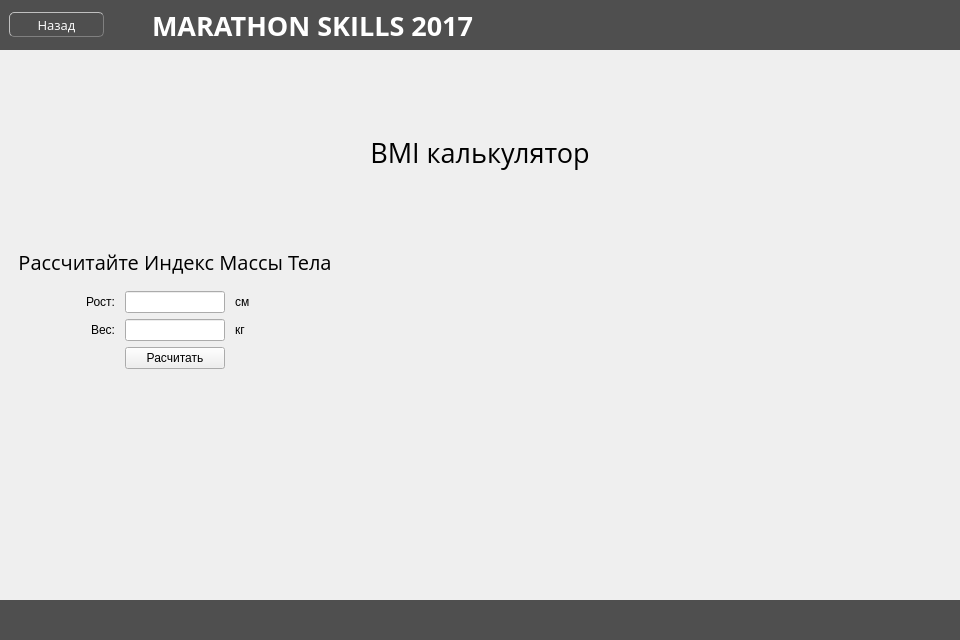
<?xml version="1.0" encoding="UTF-8"?>
<ui version="4.0">
 <class>BMI</class>
 <widget class="QWidget" name="BMI">
  <property name="geometry">
   <rect>
    <x>0</x>
    <y>0</y>
    <width>960</width>
    <height>640</height>
   </rect>
  </property>
  <property name="minimumSize">
   <size>
    <width>960</width>
    <height>640</height>
   </size>
  </property>
  <property name="windowTitle">
   <string>Marathon Skills 2017</string>
  </property>
  <layout class="QVBoxLayout" name="verticalLayout">
   <property name="leftMargin">
    <number>0</number>
   </property>
   <property name="topMargin">
    <number>0</number>
   </property>
   <property name="rightMargin">
    <number>0</number>
   </property>
   <property name="bottomMargin">
    <number>0</number>
   </property>
   <item>
    <widget class="QWidget" name="widget" native="true">
     <property name="minimumSize">
      <size>
       <width>0</width>
       <height>50</height>
      </size>
     </property>
     <property name="maximumSize">
      <size>
       <width>16777215</width>
       <height>50</height>
      </size>
     </property>
     <property name="layoutDirection">
      <enum>Qt::LeftToRight</enum>
     </property>
     <property name="styleSheet">
      <string notr="true">background-color: rgb(79, 79, 79);</string>
     </property>
     <layout class="QHBoxLayout" name="horizontalLayout_2">
      <item>
       <widget class="QPushButton" name="pushButton">
        <property name="minimumSize">
         <size>
          <width>95</width>
          <height>25</height>
         </size>
        </property>
        <property name="maximumSize">
         <size>
          <width>80</width>
          <height>25</height>
         </size>
        </property>
        <property name="font">
         <font>
          <family>Open Sans</family>
          <pointsize>10</pointsize>
         </font>
        </property>
        <property name="cursor">
         <cursorShape>PointingHandCursor</cursorShape>
        </property>
        <property name="styleSheet">
         <string notr="true">border-style: outset;
border-width: 1px;
border-radius: 5px;
border-color: beige;
min-width: 7em;
padding: 1px;
border-color: grey;
color: white;</string>
        </property>
        <property name="text">
         <string>Назад</string>
        </property>
       </widget>
      </item>
      <item>
       <widget class="QLabel" name="label">
        <property name="minimumSize">
         <size>
          <width>0</width>
          <height>0</height>
         </size>
        </property>
        <property name="maximumSize">
         <size>
          <width>16777215</width>
          <height>50</height>
         </size>
        </property>
        <property name="font">
         <font>
          <family>Open Sans</family>
          <pointsize>20</pointsize>
          <weight>75</weight>
          <bold>true</bold>
         </font>
        </property>
        <property name="layoutDirection">
         <enum>Qt::RightToLeft</enum>
        </property>
        <property name="styleSheet">
         <string notr="true">color: white
</string>
        </property>
        <property name="text">
         <string>      MARATHON SKILLS 2017</string>
        </property>
        <property name="alignment">
         <set>Qt::AlignLeading|Qt::AlignLeft|Qt::AlignVCenter</set>
        </property>
       </widget>
      </item>
     </layout>
    </widget>
   </item>
   <item>
    <widget class="QWidget" name="widget_2" native="true">
     <layout class="QFormLayout" name="formLayout_2">
      <property name="labelAlignment">
       <set>Qt::AlignCenter</set>
      </property>
      <property name="formAlignment">
       <set>Qt::AlignCenter</set>
      </property>
      <item row="1" column="0">
       <widget class="QWidget" name="widget_3" native="true">
        <layout class="QFormLayout" name="formLayout">
         <property name="labelAlignment">
          <set>Qt::AlignCenter</set>
         </property>
         <property name="formAlignment">
          <set>Qt::AlignCenter</set>
         </property>
         <item row="0" column="0" colspan="2">
          <widget class="QLabel" name="label_10">
           <property name="font">
            <font>
             <family>Open Sans</family>
             <pointsize>15</pointsize>
            </font>
           </property>
           <property name="text">
            <string>&lt;html&gt;&lt;head/&gt;&lt;body&gt;&lt;p align=&quot;center&quot;&gt;Рассчитайте Индекс Массы Тела&lt;/p&gt;&lt;/body&gt;&lt;/html&gt;</string>
           </property>
           <property name="alignment">
            <set>Qt::AlignCenter</set>
           </property>
          </widget>
         </item>
         <item row="1" column="0" colspan="2">
          <widget class="QWidget" name="widget_5" native="true">
           <layout class="QGridLayout" name="gridLayout">
            <property name="bottomMargin">
             <number>10</number>
            </property>
            <property name="horizontalSpacing">
             <number>10</number>
            </property>
            <property name="verticalSpacing">
             <number>6</number>
            </property>
            <item row="0" column="1">
             <widget class="QLineEdit" name="lineEdit">
              <property name="minimumSize">
               <size>
                <width>100</width>
                <height>0</height>
               </size>
              </property>
              <property name="maximumSize">
               <size>
                <width>100</width>
                <height>16777215</height>
               </size>
              </property>
              <property name="inputMethodHints">
               <set>Qt::ImhNone</set>
              </property>
              <property name="maxLength">
               <number>3</number>
              </property>
             </widget>
            </item>
            <item row="2" column="1">
             <widget class="QLineEdit" name="lineEdit_2">
              <property name="minimumSize">
               <size>
                <width>100</width>
                <height>0</height>
               </size>
              </property>
              <property name="maximumSize">
               <size>
                <width>100</width>
                <height>16777215</height>
               </size>
              </property>
              <property name="inputMethodHints">
               <set>Qt::ImhNone</set>
              </property>
              <property name="maxLength">
               <number>3</number>
              </property>
             </widget>
            </item>
            <item row="0" column="0">
             <widget class="QLabel" name="label_4">
              <property name="text">
               <string>Рост:</string>
              </property>
              <property name="alignment">
               <set>Qt::AlignRight|Qt::AlignTrailing|Qt::AlignVCenter</set>
              </property>
             </widget>
            </item>
            <item row="2" column="0">
             <widget class="QLabel" name="label_5">
              <property name="text">
               <string>Вес:</string>
              </property>
              <property name="alignment">
               <set>Qt::AlignRight|Qt::AlignTrailing|Qt::AlignVCenter</set>
              </property>
             </widget>
            </item>
            <item row="2" column="2">
             <widget class="QLabel" name="label_8">
              <property name="text">
               <string>кг</string>
              </property>
             </widget>
            </item>
            <item row="3" column="1">
             <widget class="QPushButton" name="pushButton_2">
              <property name="text">
               <string>Расчитать</string>
              </property>
             </widget>
            </item>
            <item row="0" column="2">
             <widget class="QLabel" name="label_7">
              <property name="text">
               <string>см</string>
              </property>
             </widget>
            </item>
           </layout>
          </widget>
         </item>
        </layout>
       </widget>
      </item>
      <item row="0" column="0" colspan="2">
       <widget class="QLabel" name="label_2">
        <property name="minimumSize">
         <size>
          <width>0</width>
          <height>50</height>
         </size>
        </property>
        <property name="maximumSize">
         <size>
          <width>16777215</width>
          <height>50</height>
         </size>
        </property>
        <property name="font">
         <font>
          <family>Open Sans</family>
          <pointsize>20</pointsize>
         </font>
        </property>
        <property name="text">
         <string>BMI калькулятор</string>
        </property>
        <property name="alignment">
         <set>Qt::AlignCenter</set>
        </property>
       </widget>
      </item>
      <item row="1" column="1">
       <widget class="QWidget" name="widget_4" native="true">
        <layout class="QFormLayout" name="formLayout_4">
         <property name="labelAlignment">
          <set>Qt::AlignCenter</set>
         </property>
         <property name="formAlignment">
          <set>Qt::AlignCenter</set>
         </property>
         <property name="horizontalSpacing">
          <number>10</number>
         </property>
         <property name="verticalSpacing">
          <number>10</number>
         </property>
         <property name="leftMargin">
          <number>0</number>
         </property>
         <property name="topMargin">
          <number>0</number>
         </property>
         <property name="rightMargin">
          <number>0</number>
         </property>
         <property name="bottomMargin">
          <number>0</number>
         </property>
         <item row="0" column="0" colspan="2">
          <widget class="QWidget" name="widget_7" native="true">
           <layout class="QHBoxLayout" name="horizontalLayout_3">
            <item>
             <widget class="QLabel" name="pixmap">
              <property name="minimumSize">
               <size>
                <width>200</width>
                <height>250</height>
               </size>
              </property>
              <property name="maximumSize">
               <size>
                <width>200</width>
                <height>250</height>
               </size>
              </property>
              <property name="text">
               <string/>
              </property>
              <property name="pixmap">
               <pixmap resource="res.qrc">:/images/bmi-healthy-icon.png</pixmap>
              </property>
              <property name="scaledContents">
               <bool>true</bool>
              </property>
              <property name="alignment">
               <set>Qt::AlignCenter</set>
              </property>
             </widget>
            </item>
           </layout>
          </widget>
         </item>
         <item row="1" column="0" colspan="2">
          <widget class="QWidget" name="widget_8" native="true">
           <layout class="QFormLayout" name="formLayout_5">
            <property name="labelAlignment">
             <set>Qt::AlignCenter</set>
            </property>
            <property name="formAlignment">
             <set>Qt::AlignCenter</set>
            </property>
            <item row="0" column="0">
             <widget class="QLabel" name="number">
              <property name="font">
               <font>
                <family>Open Sans</family>
                <pointsize>25</pointsize>
               </font>
              </property>
              <property name="layoutDirection">
               <enum>Qt::LeftToRight</enum>
              </property>
              <property name="text">
               <string/>
              </property>
              <property name="alignment">
               <set>Qt::AlignCenter</set>
              </property>
             </widget>
            </item>
            <item row="0" column="1">
             <widget class="QLabel" name="word">
              <property name="maximumSize">
               <size>
                <width>400</width>
                <height>16777215</height>
               </size>
              </property>
              <property name="font">
               <font>
                <family>Open Sans</family>
                <pointsize>25</pointsize>
                <weight>75</weight>
                <bold>true</bold>
               </font>
              </property>
              <property name="layoutDirection">
               <enum>Qt::LeftToRight</enum>
              </property>
              <property name="text">
               <string/>
              </property>
              <property name="alignment">
               <set>Qt::AlignCenter</set>
              </property>
             </widget>
            </item>
           </layout>
          </widget>
         </item>
        </layout>
       </widget>
      </item>
     </layout>
    </widget>
   </item>
   <item>
    <widget class="QWidget" name="lower_pamel" native="true">
     <property name="minimumSize">
      <size>
       <width>960</width>
       <height>40</height>
      </size>
     </property>
     <property name="maximumSize">
      <size>
       <width>16777215</width>
       <height>40</height>
      </size>
     </property>
     <property name="sizeIncrement">
      <size>
       <width>1</width>
       <height>0</height>
      </size>
     </property>
     <property name="styleSheet">
      <string notr="true">background-color: rgb(79, 79, 79)</string>
     </property>
     <layout class="QHBoxLayout" name="horizontalLayout">
      <property name="spacing">
       <number>0</number>
      </property>
      <property name="leftMargin">
       <number>0</number>
      </property>
      <property name="topMargin">
       <number>0</number>
      </property>
      <property name="rightMargin">
       <number>10</number>
      </property>
      <property name="bottomMargin">
       <number>0</number>
      </property>
      <item>
       <widget class="QLabel" name="label_3">
        <property name="sizeIncrement">
         <size>
          <width>1</width>
          <height>0</height>
         </size>
        </property>
        <property name="font">
         <font>
          <family>Open Sans</family>
          <pointsize>13</pointsize>
         </font>
        </property>
        <property name="styleSheet">
         <string notr="true">color: white</string>
        </property>
        <property name="text">
         <string/>
        </property>
        <property name="scaledContents">
         <bool>false</bool>
        </property>
        <property name="alignment">
         <set>Qt::AlignCenter</set>
        </property>
       </widget>
      </item>
     </layout>
    </widget>
   </item>
  </layout>
 </widget>
 <resources>
  <include location="res.qrc"/>
 </resources>
 <connections/>
</ui>
